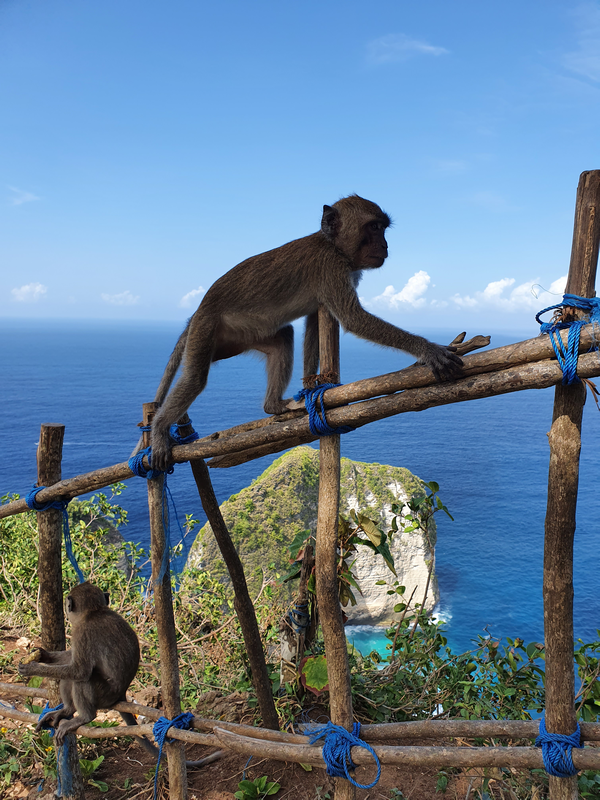
#> input picture data/NusaPenida.png, 600 x 800 px
$ python geoTransform.py
#> lines starting #> are read from the running program, lines starting #| are printed output that depends on the picture
import matplotlib.pyplot as plt
from skimage import io
import numpy as np
import math
from skimage.transform import rotate
from skimage.transform import EuclideanTransform
from skimage.transform import SimilarityTransform
from skimage.transform import warp
from skimage.transform import swirl
from skimage.util import img_as_float

"""A function to compare two pictures"""
def show_comparison(original, transformed, transformed_name):
    fig, (ax1, ax2) = plt.subplots(ncols=2, figsize=(8, 4), sharex=True,
                                   sharey=True)
    ax1.imshow(original)
    ax1.set_title('Original')
    ax1.axis('off')
    ax2.imshow(transformed)
    ax2.set_title(transformed_name)
    ax2.axis('off')
    io.show()

#Data
im_org_path = "data/NusaPenida.png"
im_org = io.imread(im_org_path)
#> im_org is the input picture: shape (800, 600, 3); mean R, G, B 102, 126.7, 148.3

"""Rotating an image"""

# angle in degrees - counter clockwise from middle point
rotation_angle = 10
rotated_img = rotate(im_org, rotation_angle)
show_comparison(im_org, rotated_img, "Rotated image")

# angle in degrees - counter clockwise from specified point
rot_center = [0, 0]
rotated_img = rotate(im_org, rotation_angle, center=rot_center)
show_comparison(im_org, rotated_img, "Rotated image, top-left")
#> call 2 of show_comparison, with transformed_name = 'Rotated image, top-left'
#> in show_comparison (call 2), `io.show()`:
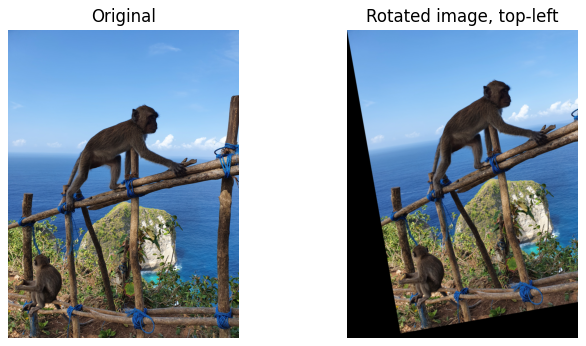
#> figure drawn by matplotlib, 2 panels

# angle in degrees - counter clockwise from middle point, reflected background (warp is also an option)
rotated_img = rotate(im_org, rotation_angle, mode="reflect")
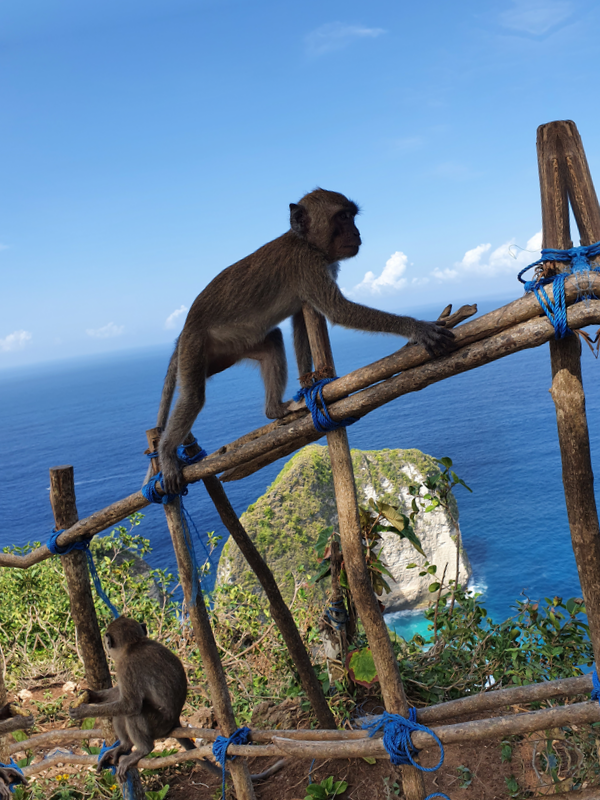
#> rotated_img: shape (800, 600, 3) float64; mean R, G, B 0.405, 0.497, 0.575
show_comparison(im_org, rotated_img, "Rotated image, ref")

# angle in degrees - counter clockwise from middle point, seamless rotation
rotated_img = rotate(im_org, rotation_angle, resize=True)
#> rotated_img: shape (892, 730, 3) float64
show_comparison(im_org, rotated_img, "Rotated image, full")

# angle in degrees - counter clockwise from middle point, seamless rotation and solid background (0 to 1)
rotated_img = rotate(im_org, rotation_angle, resize=True, mode="constant", cval=1)
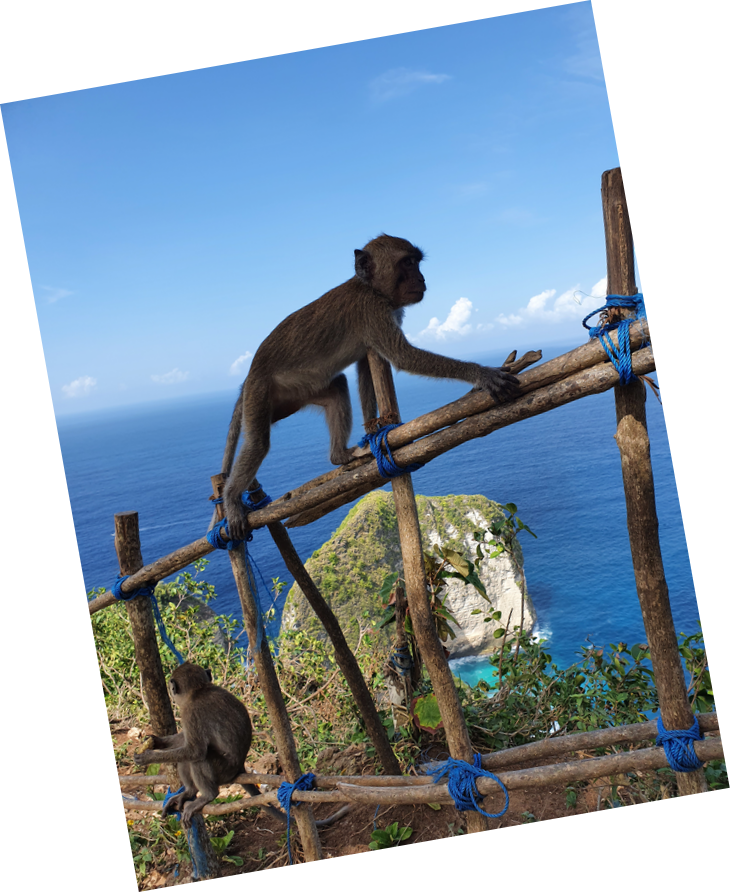
#> rotated_img: shape (892, 730, 3) float64; mean R, G, B 0.558, 0.629, 0.692
show_comparison(im_org, rotated_img, "Rotated image, nice full")


"""Euclidian or rigid body transformation. Using rotation and translation"""

# angle in radians - counter clockwise
# the transformation consists of a 3 x 3 matrix. The matrix is used to transform points using homogenous coordinates
rotation_angle = 10.0 * math.pi / 180.
trans = [10, 20]
tform = EuclideanTransform(rotation=rotation_angle, translation=trans)
print(tform.params)

# Using warp we apply the transformation to the image
# Note: The warp function actually does an inverse transformation of the image,
# since it uses the transform to find the pixels values in the input image that should be placed in the output image.
transformed_img = warp(im_org, tform)
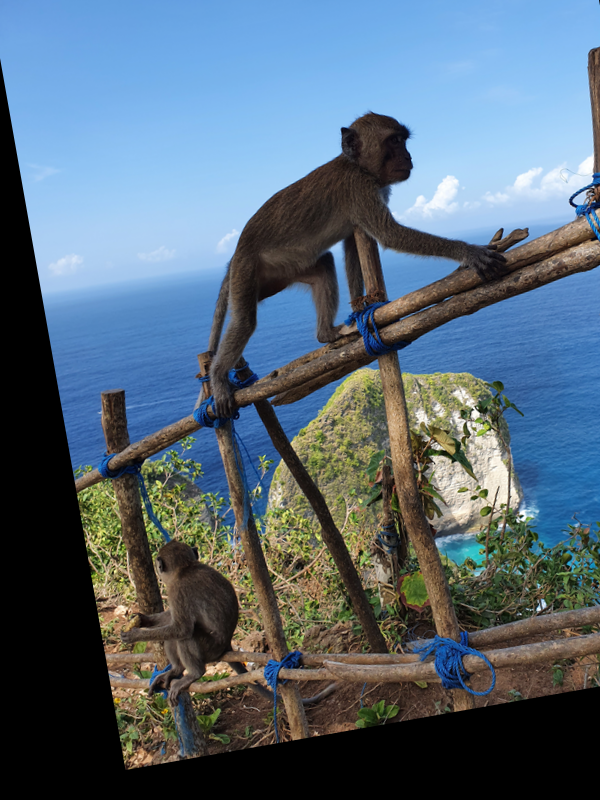
#> transformed_img: shape (800, 600, 3) float64; mean R, G, B 0.341, 0.413, 0.471
show_comparison(im_org, transformed_img, "Euclidian image")

# Getting the inverse of our transformation
transformed_img = warp(im_org, tform.inverse)
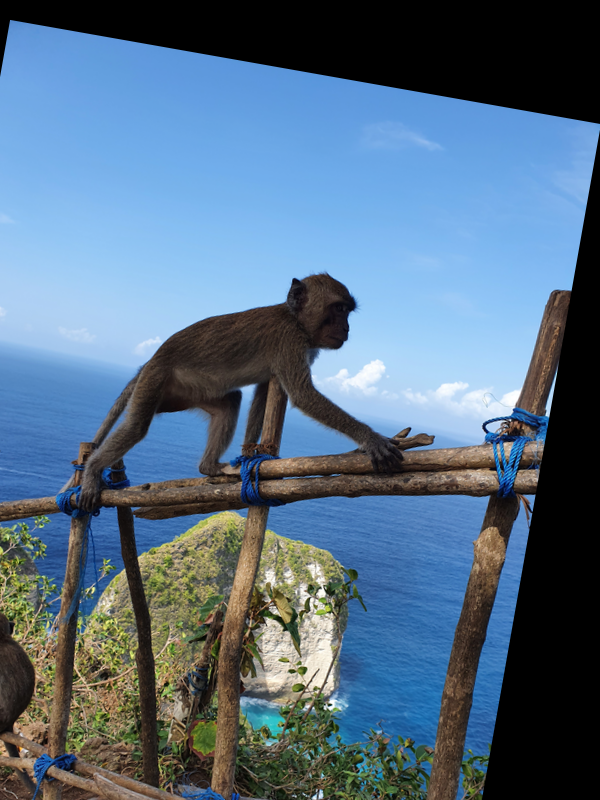
#> transformed_img: shape (800, 600, 3) float64; mean R, G, B 0.338, 0.433, 0.52
show_comparison(im_org, transformed_img, "Inverse euclidian image")


"""Similarity transform. Using translation, rotation and a scaling"""
# angle in radians - counter clockwise
rotation_angle = 15.0 * math.pi / 180.
trans = [40, 30]
scale = 0.6

# Create a SimilarityTransform
tform = SimilarityTransform(scale=scale, rotation=rotation_angle, translation=trans)
print(tform.params)


# Using warp we apply the transformation to the image
# Note: The warp function actually does an inverse transformation of the image,
# since it uses the transform to find the pixels values in the input image that should be placed in the output image.
transformed_img = warp(im_org, tform)
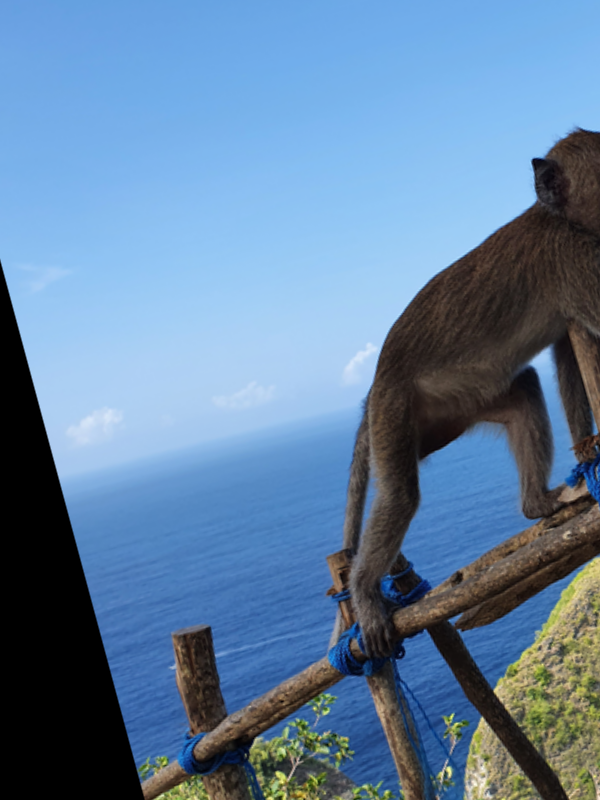
#> transformed_img: shape (800, 600, 3) float64; mean R, G, B 0.383, 0.504, 0.628
show_comparison(im_org, transformed_img, "similarity image")


"""Swirl image, does as the name implies"""
str = 10
rad = 300
swirl_img = swirl(im_org, strength=str, radius=rad)
show_comparison(im_org, swirl_img, "Swirled image")

#We can also specify the location of the swirl
str = 10
rad = 300
c = [500, 400]
swirl_img = swirl(im_org, strength=str, radius=rad, center=c)
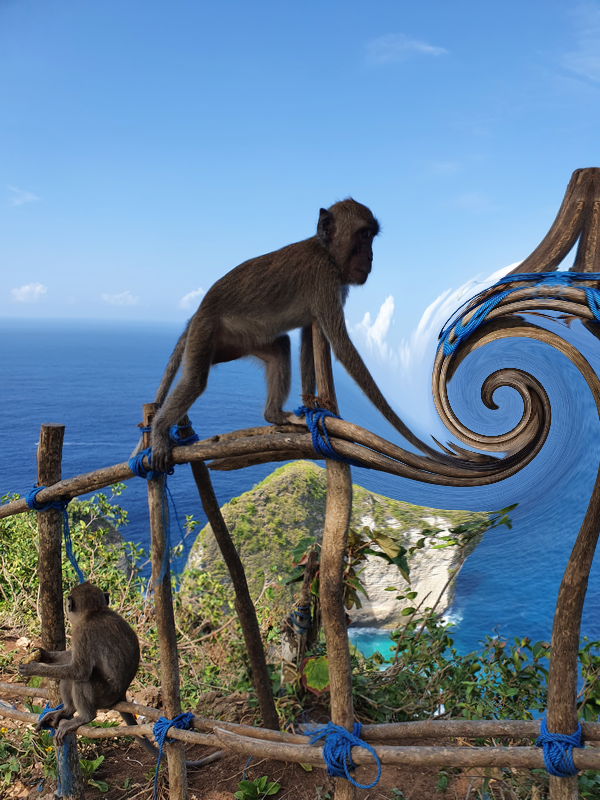
#> swirl_img: shape (800, 600, 3) float64; mean R, G, B 0.401, 0.497, 0.581
show_comparison(im_org, swirl_img, "Swirled image")

$ run again, with data/Hand1.jpg saved as data/NusaPenida.png
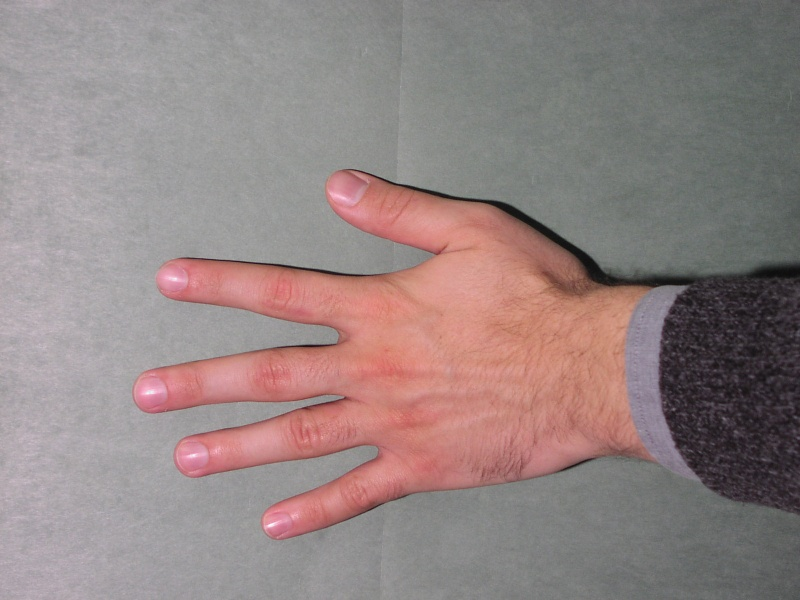
#> input picture data/Hand1.jpg, 800 x 600 px
#> im_org is the input picture: shape (600, 800, 3); mean R, G, B 147.3, 132, 130.8
#> `transformed_img = warp(im_org, tform)`:
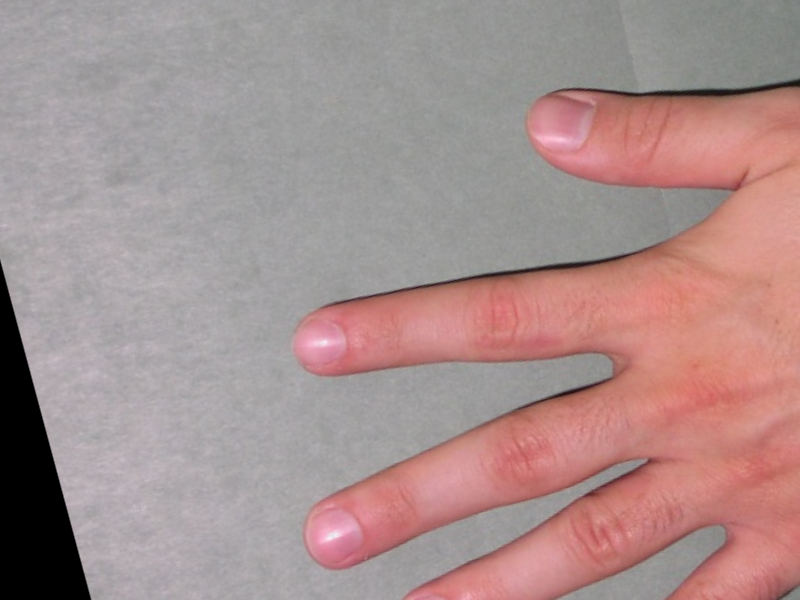
#> transformed_img: shape (600, 800, 3) float64; mean R, G, B 0.661, 0.565, 0.56
#> `swirl_img = swirl(im_org, strength=str, radius=rad, center=c)`:
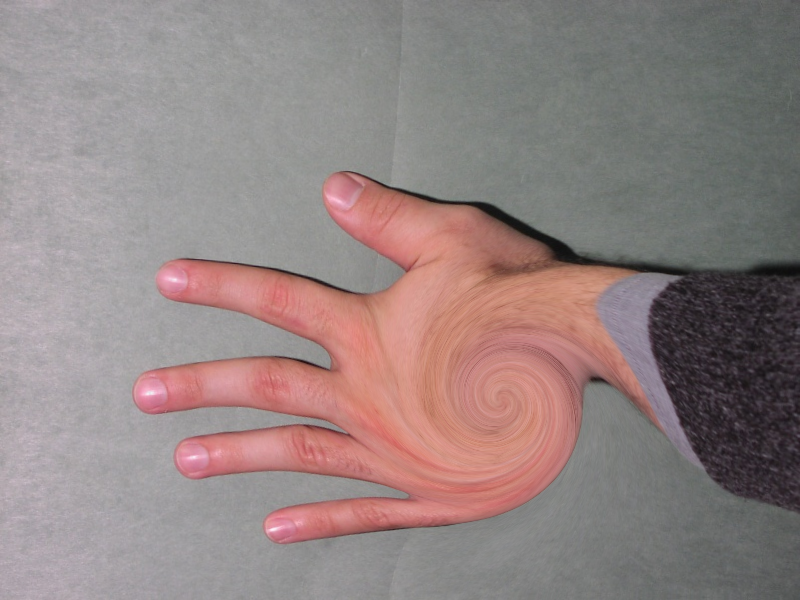
#> swirl_img: shape (600, 800, 3) float64; mean R, G, B 0.577, 0.517, 0.513
